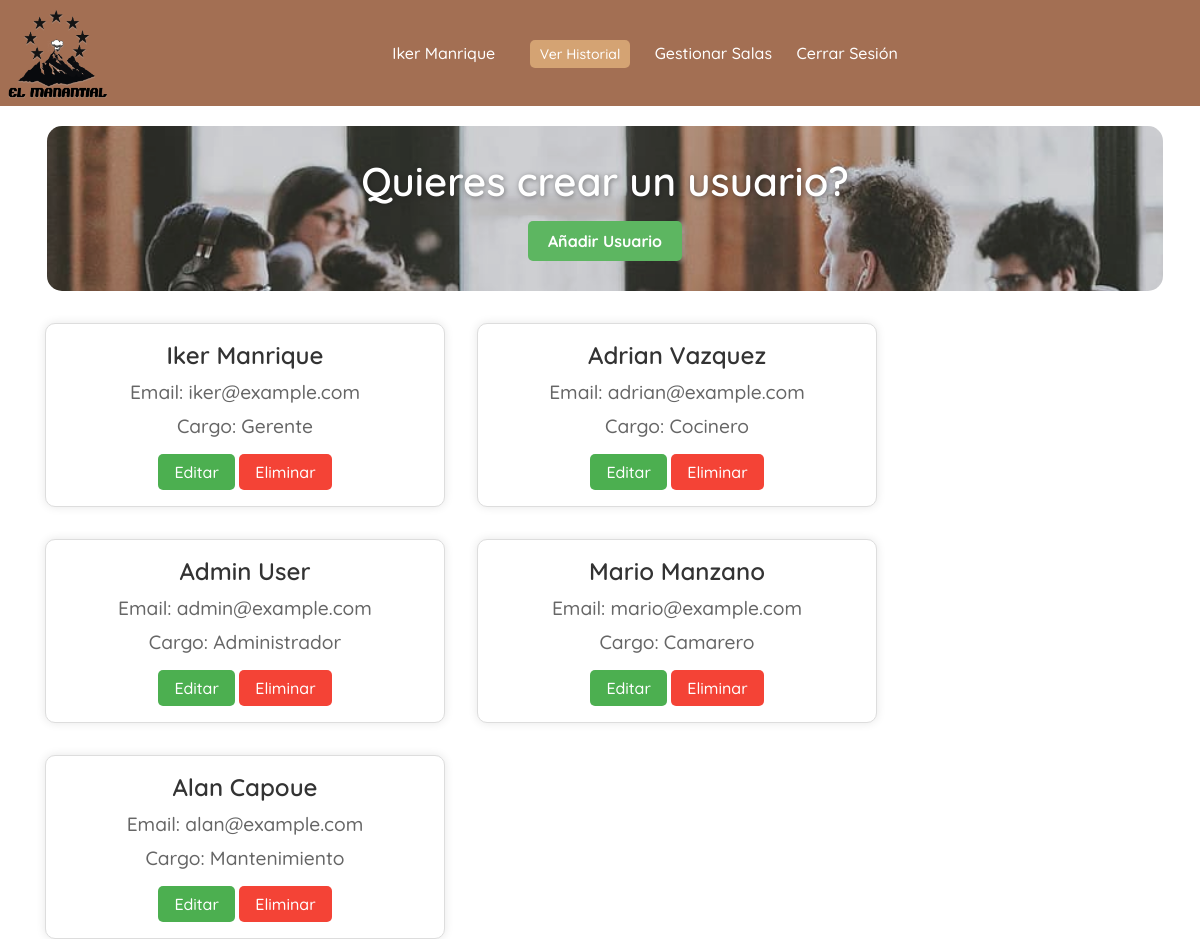
Screenshot of /public/panelAdmin.php (signed in) with the database file from the repository.
### tables this page shows
CREATE TABLE tbl_usuario (
    id_usuario INT AUTO_INCREMENT PRIMARY KEY,
    nombre_usuario VARCHAR(50) NOT NULL,
    email_usuario VARCHAR(100) NOT NULL UNIQUE,
    password_usuario VARCHAR(255) NOT NULL,
    id_rol INT NOT NULL,
    FOREIGN KEY (id_rol) REFERENCES tbl_rol(id_rol)
);

CREATE TABLE tbl_rol (
    id_rol INT AUTO_INCREMENT PRIMARY KEY,
    nombre_rol VARCHAR(30) NOT NULL UNIQUE
);

### public/panelAdmin.php (the view, shortened to what this page needs)
<?php
require_once "../db/conexion.php";
$query = "SELECT u.id_usuario, u.nombre_usuario, u.email_usuario, r.nombre_rol
          FROM tbl_usuario u
          JOIN tbl_rol r ON u.id_rol = r.id_rol";
$stmt = $conn->query($query);
?>
<!DOCTYPE html>
<html lang="es">
<head>
    <link rel="stylesheet" href="../css/panelAdmin.css">
    <link rel="stylesheet" href="https://cdnjs.cloudflare.com/ajax/libs/font-awesome/6.0.0-beta3/css/all.min.css">
</head>
<body>
    <div class="navbar">
        <img src="../img/icon.png" class="icon">
        <div class="user-info">
            <span><?php echo $_SESSION['nombre_usuario']; ?></span>
            <a href="./historial_ocupaciones.php" class="history-button">Ver Historial</a>
            <a href="./dashboard-admin.php" class="logout">Gestionar Salas</a>
            <a href="../private/logout.php" class="logout">Cerrar Sesión</a>
        </div>
    </div>
    <div class="banner">
        <h1>Quieres crear un usuario?</h1>
        <a href="form/form-añadir.php" class="add-button">Añadir Usuario</a>
    </div>
    <div class="users-list">
        <?php while ($user = $stmt->fetch(PDO::FETCH_ASSOC)): ?>
            <div class="user-card">
                <h3><?php echo $user['nombre_usuario']; ?></h3>
                <p>Email: <?php echo $user['email_usuario']; ?></p>
                <p>Cargo: <?php echo $user['nombre_rol']; ?></p>
                <a href="form/form-edit.php?edit=<?php echo $user['id_usuario']; ?>" class="edit-button">Editar</a>
                <a href="#" class="delete-button" onclick="confirmarEliminacion(<?php echo $user['id_usuario']; ?>)">Eliminar</a>
            </div>
        <?php endwhile; ?>
    </div>
</body>
</html>

### css/panelAdmin.css (style rules this page uses)
* { margin: 0; padding: 0; box-sizing: border-box; font-family: "Quicksand", serif; font-optical-sizing: auto; font-weight: 500; font-style: normal; }
body { margin: 0; padding: 0; height: 100vh; }
.navbar { background-color: #a36f53; color: #fff; padding: 8px; display: flex; justify-content: space-between; align-items: center; }
.navbar .icon { width: 100px; height: auto; }
.navbar .user-info { flex: 1; text-align: center; }
.navbar .user-info span { display: inline-block; margin-right: 15px; }
.navbar .user-info a { color: #fff; text-decoration: none; margin: 0 10px; }
.navbar .user-info .history-button { margin-left: 15px; padding: 5px 10px; background-color: #d4a373; color: white; border-radius: 5px; text-decoration: none; font-size: 14px; transition: background-color 0.3s; }
.logout { text-decoration: none; color: white; margin-left: 10px; }
.users-list { display: flex; flex-wrap: wrap; margin-left: 45px; gap: 2rem; margin-top: 2rem; }
.user-card { background-color: #fff; border: 1px solid #ddd; border-radius: 10px; padding: 1rem; width: 400px; text-align: center; box-shadow: 0 0 10px rgba(0, 0, 0, 0.1); transition: transform 0.3s ease, box-shadow 0.3s ease; }
.user-card h3 { font-size: 1.5rem; color: #333; font-weight: 600; }
.user-card p { margin-top: 10px; font-size: 1.2rem; color: #666; }
.user-card .edit-button, .user-card .delete-button { display: inline-block; margin-top: 1rem; padding: 0.5rem 1rem; background-color: #4CAF50; color: white; text-decoration: none; border-radius: 5px; }
.user-card .delete-button { background-color: #f44336; }
.banner { background-image: url('../img/banner.jpg'); background-size: cover; background-position: center; padding: 30px 10px; border-radius: 15px; color: white; text-align: center; margin-left: 47px; margin-top: 20px; width: 93%; opacity: 0.9; }
.banner h1 { font-size: 2.5rem; margin-bottom: 15px; text-shadow: 1px 1px 5px rgba(0, 0, 0, 0.5); font-weight: 600; }
.banner .add-button { background-color: #4CAF50; padding: 10px 20px; font-size: 16px; font-weight: bold; text-decoration: none; color: white; border-radius: 5px; transition: background-color 0.3s; display: inline-block; }

### rows the page displays
tbl_usuario: nombre_usuario "Iker Manrique", email_usuario "iker@example.com", id_rol.nombre_rol "Gerente"
tbl_usuario: nombre_usuario "Adrian Vazquez", email_usuario "adrian@example.com", id_rol.nombre_rol "Cocinero"
tbl_usuario: nombre_usuario "Admin User", email_usuario "admin@example.com", id_rol.nombre_rol "Administrador"
tbl_usuario: nombre_usuario "Mario Manzano", email_usuario "mario@example.com", id_rol.nombre_rol "Camarero"
tbl_usuario: nombre_usuario "Alan Capoue", email_usuario "alan@example.com", id_rol.nombre_rol "Mantenimiento"

### other values shown
$_SESSION['nombre_usuario'] "Iker Manrique"
